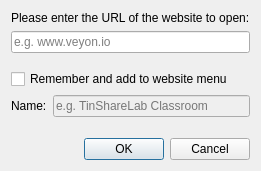
<?xml version="1.0" encoding="UTF-8"?>
<ui version="4.0">
 <author>Tobias Junghans</author>
 <class>OpenWebsiteDialog</class>
 <widget class="QDialog" name="OpenWebsiteDialog">
  <property name="windowTitle">
   <string>Open website</string>
  </property>
  <property name="windowIcon">
   <iconset resource="desktopservices.qrc">
    <normaloff>:/desktopservices/internet-web-browser.png</normaloff>:/desktopservices/internet-web-browser.png</iconset>
  </property>
  <layout class="QGridLayout" name="gridLayout">
   <item row="4" column="1">
    <widget class="QLineEdit" name="presetNameEdit">
     <property name="enabled">
      <bool>false</bool>
     </property>
     <property name="placeholderText">
      <string>e.g. TinShareLab Classroom</string>
     </property>
    </widget>
   </item>
   <item row="3" column="0" colspan="2">
    <widget class="QCheckBox" name="rememberCheckBox">
     <property name="text">
      <string>Remember and add to website menu</string>
     </property>
    </widget>
   </item>
   <item row="2" column="0" colspan="2">
    <spacer name="verticalSpacer">
     <property name="orientation">
      <enum>Qt::Vertical</enum>
     </property>
     <property name="sizeHint" stdset="0">
      <size>
       <width>20</width>
       <height>10</height>
      </size>
     </property>
    </spacer>
   </item>
   <item row="6" column="0" colspan="2">
    <widget class="QDialogButtonBox" name="buttonBox">
     <property name="standardButtons">
      <set>QDialogButtonBox::Cancel|QDialogButtonBox::Ok</set>
     </property>
    </widget>
   </item>
   <item row="1" column="0" colspan="2">
    <widget class="QLineEdit" name="websiteLineEdit">
     <property name="placeholderText">
      <string>e.g. www.veyon.io</string>
     </property>
    </widget>
   </item>
   <item row="0" column="0" colspan="2">
    <widget class="QLabel" name="label_3">
     <property name="text">
      <string>Please enter the URL of the website to open:</string>
     </property>
    </widget>
   </item>
   <item row="4" column="0">
    <widget class="QLabel" name="label">
     <property name="text">
      <string>Name:</string>
     </property>
    </widget>
   </item>
   <item row="5" column="0" colspan="2">
    <spacer name="verticalSpacer_2">
     <property name="orientation">
      <enum>Qt::Vertical</enum>
     </property>
     <property name="sizeHint" stdset="0">
      <size>
       <width>20</width>
       <height>15</height>
      </size>
     </property>
    </spacer>
   </item>
  </layout>
 </widget>
 <tabstops>
  <tabstop>websiteLineEdit</tabstop>
  <tabstop>rememberCheckBox</tabstop>
  <tabstop>presetNameEdit</tabstop>
 </tabstops>
 <resources>
  <include location="desktopservices.qrc"/>
 </resources>
 <connections>
  <connection>
   <sender>buttonBox</sender>
   <signal>accepted()</signal>
   <receiver>OpenWebsiteDialog</receiver>
   <slot>accept()</slot>
   <hints>
    <hint type="sourcelabel">
     <x>199</x>
     <y>384</y>
    </hint>
    <hint type="destinationlabel">
     <x>199</x>
     <y>206</y>
    </hint>
   </hints>
  </connection>
  <connection>
   <sender>buttonBox</sender>
   <signal>rejected()</signal>
   <receiver>OpenWebsiteDialog</receiver>
   <slot>reject()</slot>
   <hints>
    <hint type="sourcelabel">
     <x>199</x>
     <y>384</y>
    </hint>
    <hint type="destinationlabel">
     <x>199</x>
     <y>206</y>
    </hint>
   </hints>
  </connection>
  <connection>
   <sender>rememberCheckBox</sender>
   <signal>toggled(bool)</signal>
   <receiver>presetNameEdit</receiver>
   <slot>setEnabled(bool)</slot>
   <hints>
    <hint type="sourcelabel">
     <x>225</x>
     <y>273</y>
    </hint>
    <hint type="destinationlabel">
     <x>225</x>
     <y>315</y>
    </hint>
   </hints>
  </connection>
 </connections>
</ui>
